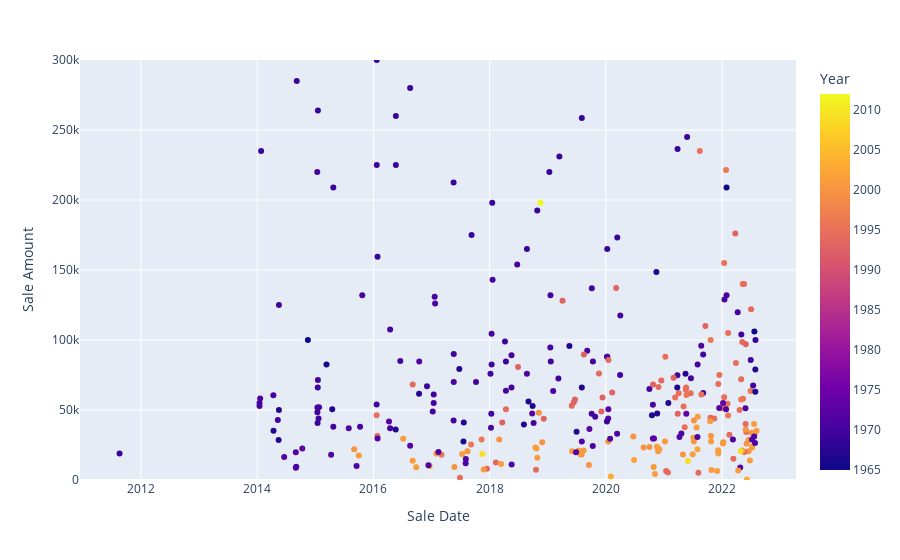

The notebook cell saved with this chart:
### Code cell
import plotly.express as px

fig = px.scatter(car_sales, x="Sale Date", y="Sale Amount", color="Year", hover_data=['Model'])
fig.update_layout(yaxis_range=[0, 300000])

fig.show()

#fig = px.scatter(car_sales, x="Sale Date", y="Sale Amount", color="Year",
                 #size='petal_length', hover_data=['Model'])

### Figure 1 — Plotly figure (JSON) as saved in the notebook; plotly's stock layout.template omitted (floating-point values rounded to 4 significant figures; data arrays with more than 128 entries replaced by an {"elided": "..."} marker saying what was removed)
{"data": [{"customdata": {"elided": "323x1 str values"}, "hovertemplate": "Sale Date=%{x}<br>Sale Amount=%{y}<br>Model=%{customdata[0]}<br>Year=%{marker.color}<extra></extra>", "legendgroup": "", "marker": {"color": {"elided": "323 int values"}, "coloraxis": "coloraxis", "symbol": "circle"}, "mode": "markers", "name": "", "orientation": "v", "showlegend": false, "type": "scatter", "x": {"elided": "323 str values"}, "xaxis": "x", "y": {"elided": "323 int values"}, "yaxis": "y"}], "layout": {"coloraxis": {"colorbar": {"title": {"text": "Year"}}, "colorscale": [[0, "#0d0887"], [0.1111, "#46039f"], [0.2222, "#7201a8"], [0.3333, "#9c179e"], [0.4444, "#bd3786"], [0.5556, "#d8576b"], [0.6667, "#ed7953"], [0.7778, "#fb9f3a"], [0.8889, "#fdca26"], [1, "#f0f921"]]}, "legend": {"tracegroupgap": 0}, "margin": {"t": 60}, "xaxis": {"anchor": "y", "domain": [0, 1], "title": {"text": "Sale Date"}}, "yaxis": {"anchor": "x", "domain": [0, 1], "range": [0, 300000], "title": {"text": "Sale Amount"}}}}
